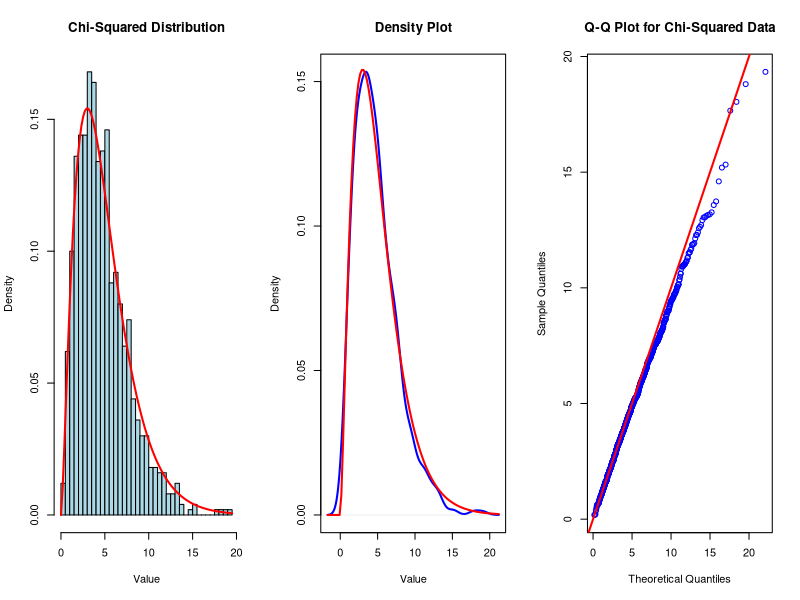

Write R code to recreate this figure.
# Lab 2: Generation and Analysis of χ²-Distributed Data
k <- 5
N_sim <- 1000

# Generate chi-squared data
set.seed(123)
chi2_data <- rchisq(N_sim, df = k)

# Compute mean and variance
mean_chi2 <- mean(chi2_data)
var_chi2 <- var(chi2_data)
print(paste("Mean:", mean_chi2))
print(paste("Variance:", var_chi2))

# Graphical Output
par(mfrow = c(1, 3))

# Histogram
hist(chi2_data, breaks = 30, col = "lightblue", probability = TRUE, main = "Chi-Squared Distribution", xlab = "Value")
curve(dchisq(x, df = k), add = TRUE, col = "red", lwd = 2)

# Density plot
plot(density(chi2_data), col = "blue", lwd = 2, main = "Density Plot", xlab = "Value")
curve(dchisq(x, df = k), add = TRUE, col = "red", lwd = 2)

# Q-Q plot
qqplot(qchisq(ppoints(N_sim), df = k), chi2_data, main = "Q-Q Plot for Chi-Squared Data", col = "blue", xlab = "Theoretical Quantiles", ylab = "Sample Quantiles")
abline(0, 1, col = "red", lwd = 2)
